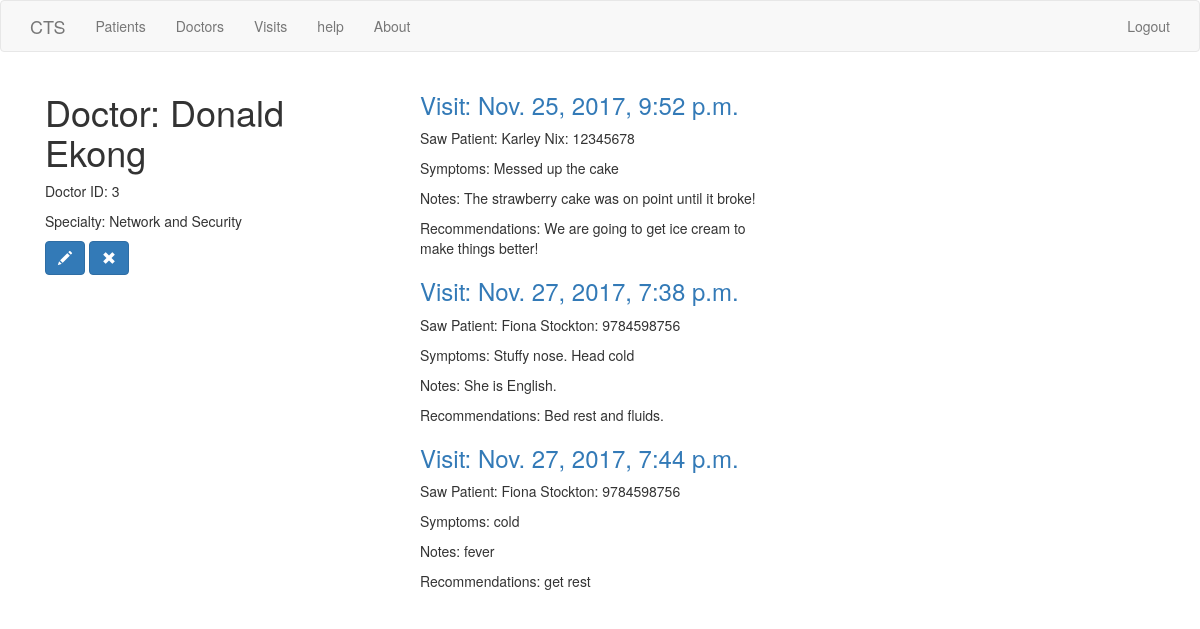
/doctors/1 (signed in), run on an earlier commit of the app's database.
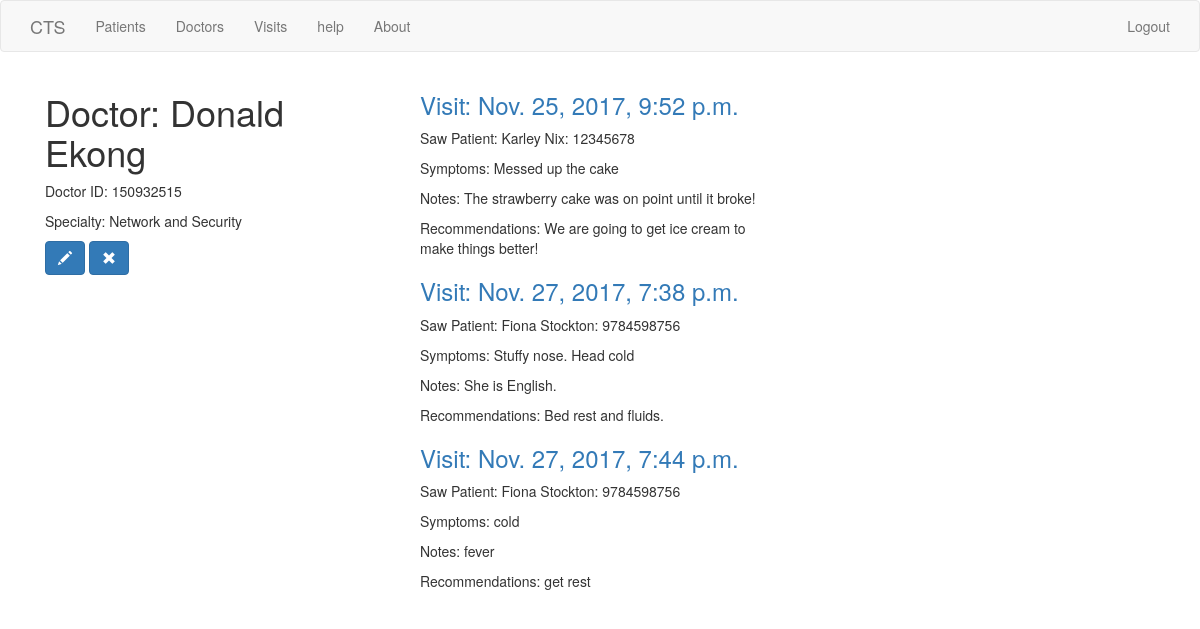
And on a later commit of the database.
### clinic/models.py (models this page shows, shortened)
class Doctor(models.Model):
    doctor_id = models.IntegerField()
    first_name = models.CharField(max_length=200)
    last_name = models.CharField(max_length=200)
    specialty = models.CharField(max_length=200)

### clinic/views.py (the view)
# urls.py: url(r'^doctors/(?P<pk>\d+)$',views.DoctorDetailView.as_view(),name='doctor_detail'),
class DoctorDetailView(DetailView):
    model = Doctor
    def get_context_data(self, **kwargs):
        context = super(DoctorDetailView, self).get_context_data(**kwargs)
        context['doctor_visits'] = Visit.objects.filter(doctor = context['doctor'])
        return context

### clinic/customMiddleware.py (called while the page is built)
    def __call__(self, request):
        print(request.path)
        if (request.user.is_authenticated() == False and request.path !="/accounts/login/"):
            return HttpResponseRedirect(reverse('login')) # or http response
        response = self.get_response(request)
        return response

### clinic/models.py (called while the page is built)
    def __str__(self):
        return self.first_name + " " + self.last_name + ": " + self.patient_id

### clinic/templates/clinic/doctor_detail.html
{% extends "clinic/base.html" %}
{% block content %}
<div class="doctorDetail col-lg-6">
  <h1>Doctor: {{ doctor.first_name }} {{ doctor.last_name }}</h1>
  <p>Doctor ID: {{ doctor.doctor_id }}</p>
  <p>Specialty: {{ doctor.specialty }}</p>
  <a href="{% url 'doctor_update' pk=doctor.pk %}" class="btn btn-primary">
    <span class="glyphicon glyphicon-pencil"></span>
  </a>
  <a href="{% url 'doctor_delete' pk=doctor.pk %}" class="btn btn-primary">
    <span class="glyphicon glyphicon-remove"></span>
  </a>
</div>
<div class="doctor_visits col-lg-6">
  {% if doctor_visits %}
    {% for visit in doctor_visits %}
      <h3><a href="{% url 'visit_detail' pk=visit.pk %}">Visit: {{ visit.visit_date }}</a></h3>
      <p>Saw Patient: {{ visit.patient }}</p>
      <p>Symptoms: {{ visit.symptoms }}</p>
      <p>Notes: {{ visit.notes }}</p>
      <p>Recommendations: {{ visit.recommendation }}</p>
    {% endfor %}
  {% endif %}
</div>
{% endblock %}

What changed in the data, as far as the page shows it:
changed Doctor "Donald": doctor_id "3" → "150932515"
